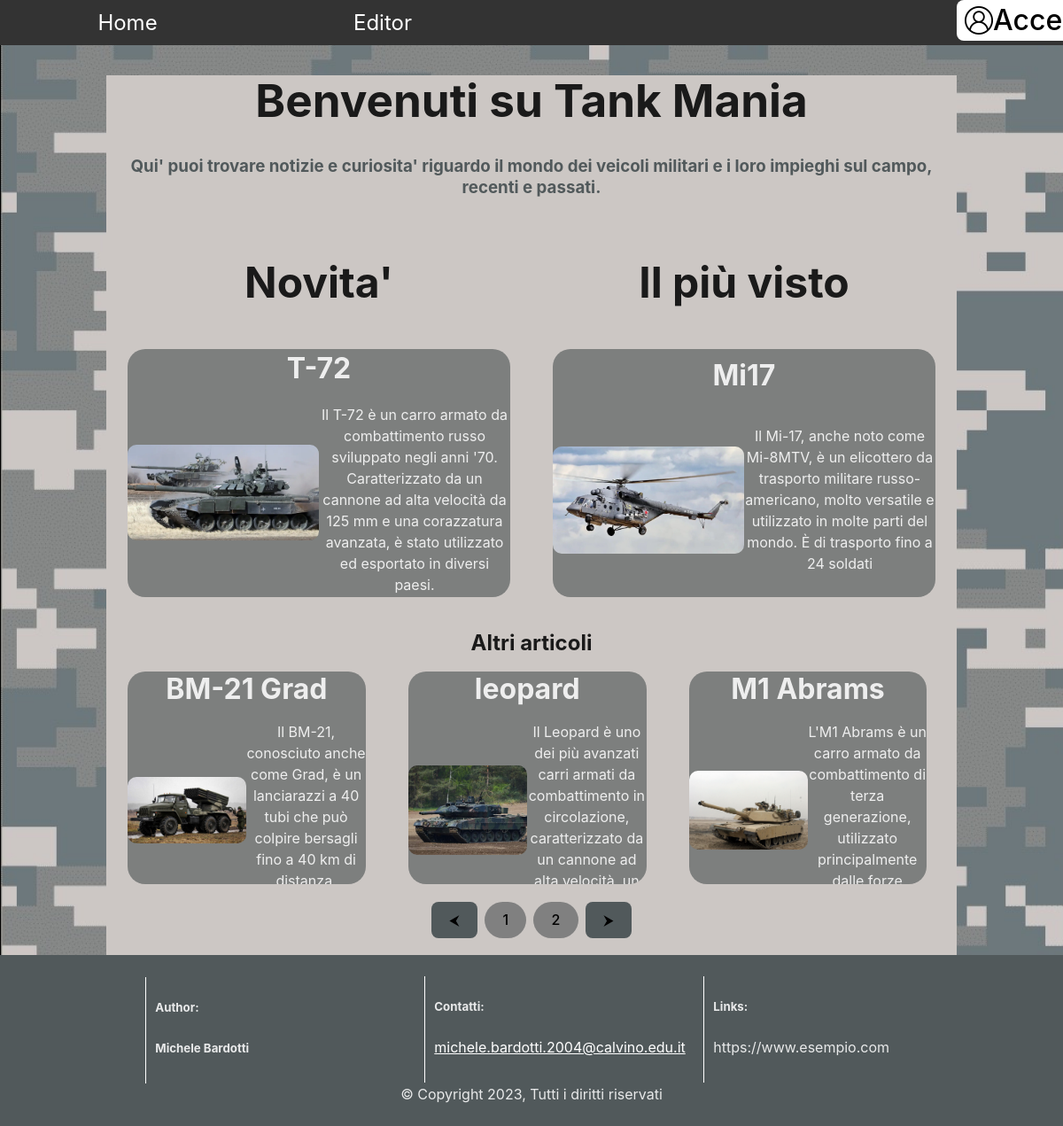
The page / on the database its author committed.
### tables this page shows
CREATE TABLE `articoli` (
  `Id` int(11) NOT NULL,
  `titolo` varchar(255) DEFAULT NULL,
  `descrizione` mediumtext DEFAULT NULL,
  `giorno` datetime DEFAULT NULL,
  `logo` varchar(255) DEFAULT NULL,
  `emailUtente` varchar(50) DEFAULT NULL,
  `visualizzazioni` int(11) DEFAULT NULL
);

### index.php (the view, shortened to what this page needs)
<?php
$pdo = new PDO("mysql:host=localhost; dbname=blog", "root", "");
?>
<!DOCTYPE html>
<html lang="it">
<head>
    <link rel="stylesheet" href="./css/index.css">
</head>
<body>
    <div id="root">
        <div>
            <nav>
            <ul>
                <li><a href="./index.php">Home</a></li>
                <li><a href="./editor.php">Editor</a></li>
                <li id="logli"><div id="loginBtn"
                <?php
                    if(empty($_SESSION['user'])){
                        $t="window.location.replace('./login.php')";
                        echo 'onclick="'.$t.'"';
                    }
                ?>
                ><img src="./img/account.png" alt="">
                <?php
                    if(!empty($_SESSION['user'])){
                        echo '<p>'.$_SESSION["user"]."</p>";
                    }
                    else{
                        echo '<p>Accedi</p>';
                    }
                ?>
                </div>
            </li>
            </ul>
            </nav>
            <div class="App">
                <div id="content">
                    <div id="introduction">
                        <h1>Benvenuti su Tank Mania</h1>
                        <h3>Qui' puoi trovare notizie e curiosita' riguardo il mondo dei veicoli militari e i loro impieghi sul campo, recenti e passati.</h3>
                    </div>
                    <div id="articles">
                        <div id="titoli">
                            <h4>Novita'</h4>
                            <h4>Il più visto</h4>
                        </div>
                        <div id="new">
                                <?php
                                $text = "SELECT * FROM articoli ORDER BY giorno DESC";
                                $query= $pdo->prepare($text);
                                $query->execute();
                                $row = $query->fetch();
                                ?>
                                <h3 id='title'><?php echo $row['titolo']?></h3>
                                <div id="immagine"><img id="imgArt" src="./img/<?php echo $row['logo']?>" alt="leopard"></div>
                                <p class="descArtSec"><?php echo $row['descrizione']?></p>
                        </div>
                        <div id="main">
                                <?php
                                $text = "SELECT * FROM articoli ORDER BY visualizzazioni DESC";
                                $query= $pdo->prepare($text);
                                $query->execute();
                                $row = $query->fetch();
                                ?>
                                <h3 id='title'><?php echo $row['titolo']?></h3>
                                <div id="immagine"><img id="imgArt" src="./img/<?php echo $row['logo']?>" alt="leopard"></div>
                                <p class="descArtSec"><?php echo $row['descrizione']?></p>
                        </div>
                        <div id="otherArticles">
                            <h2>Altri articoli</h2>
                            <?php
                            try{
                                $text = "SELECT * FROM articoli ORDER BY titolo";
                                $query= $pdo->prepare($text);
                                $query->execute();
                                $row = $query->fetchAll();
                            }
                                catch (PDOException $e){
                                echo "Impossibile connettersi al server di database. ".$e;
                                exit();
                            }
                            ?>
                            <div id="container">
                                <?php
                                if ($row != null) {
                                    for($i=0;$i<sizeof($row);$i++){
                                        echo "<div class='top' id='1'><h3 id='title'>".$row[$i]['titolo']."</h3><div id='immagine'><img id='imgArt' src='./img/".$row[$i]['logo']."' alt='immagine'></div><p class='descArtSec'>".$row[$i]['descrizione']."</p></div>";
                                    }
                                }
                                ?>
                            </div>
                        </div>
                        <div id="console"><button class="move" id="prev" onclick="prevArt()">⮜</button>
                        <?php
                            if ($row != null && sizeof($row)>3) {
                                $max=((sizeof($row))+(sizeof($row))%3)/3;
                                for($i=0;$i<$max;$i++){
                                    echo '<button class="round" onclick="goTo('.($i).')">'.($i+1).'</button>';
                                }
                            }
                        ?>
                        <button class="move" id="next" onclick="nextArt()">⮞</button></div>
                    </div>
                </div>
                <footer>
                    <div class="foot" id="crediti">
                        <h5>Author:</h5>
                        <h5>Michele Bardotti</h5>
                    </div>
                    <div class="foot" id="contatti">
                        <h5>Contatti:</h5><a href="mailto:michele.bardotti.2004@calvino.edu.it">michele.bardotti.2004@calvino.edu.it</a>
                    </div>
                    <div class="foot" id="links">
                        <h5>Links:</h5><a>https://www.esempio.com</a>
                    </div>
                    <div>© Copyright 2023, Tutti i diritti riservati</div>
                </footer>
            </div>
        </div>
    </div>
</body>
</html>

### css/index.css (style rules this page uses)
:root { font-family: Inter, Avenir, Helvetica, Arial, sans-serif; font-size: 16px; line-height: 24px; font-weight: 400; color-scheme: light dark; color: rgba(255, 255, 255, 0.87); background-color: #242424; font-synthesis: none; text-rendering: optimizeLegibility; -webkit-font-smoothing: antialiased; -moz-osx-font-smoothing: grayscale; -webkit-text-size-adjust: 100%; }
html { min-height: 100vh; }
body { place-items:initial; min-width: 320px; min-height: 100vh; margin:0; display: flex; flex-direction: column; background-image:url('../img/background.jpg'); background-repeat: no-repeat; background-size: cover; }
h1 { font-size: 3.2em; line-height: 1.1; }
#titoli { width: 100%; display: flex; }
#titoli h4 { font-size: 300%; color:#1a1a1a; width: 50%; }
button { border-radius: 8px; border: 1px solid transparent; padding: 0.6em 1.2em; font-size: 1em; font-weight: 500; font-family: inherit; background-color: #1a1a1a; cursor: pointer; transition: border-color 0.25s; }
#root { position:inherit; width: 100%; text-align: center; }
#introduction { color: rgb(81, 89, 91); }
#introduction h1 { color: #1a1a1a; }
#otherArticles h2 { margin-top: 40px; color: #1a1a1a; }
#content { background-color: rgb(204, 199, 196); margin-right: auto; margin-left: auto; width: 80%; }
#articles { top: 0; background-color: rgb(204, 199, 196); display: flex; flex-wrap: wrap; }
#container { height: 50%; overflow:hidden; white-space: nowrap; }
#otherArticles div p { white-space: normal; }
nav { position: sticky; top:0; }
ul { list-style-type: none; margin: 0; padding: 0; overflow: hidden; background-color: #333; }
li { width: 24%; float: left; }
#logli { width: 10%; float: right; align-items: baseline; }
#loginBtn { background-color: white; width: 100%; color: black; display: inline-flex; align-items: center; border-radius: 8px; border: 1px solid transparent; max-height: 4vh; padding: 0.5vw 1vh; font-size: 1em; font-weight: 500; font-family: inherit; cursor: pointer; transition: border-color 0.25s; }
#loginBtn img { max-height: 4vh; height: auto; }
#loginBtn p { text-align: center; font-size: 200%; margin:0; }
li a { font-size: 3vh; min-height: 3vh; padding: 1.7vh 1vw; display: block; color: white; text-align: center; text-decoration: none; transition: background-color 0.5s, color 0.5s; }
.descArtSec { max-height: 25vh; font-size: 100%; width: 50%; }
#title { font-size: 200%; width: 100%; margin:1vh 0; }
#immagine { width: 50%; height: 10em; justify-content: center; display: flex; align-items: center; }
#imgArt { max-width: 100%; max-height: 100%; border-radius: 10px; }
#main { min-height: 35vh; max-height: 35vh; text-overflow: ellipsis; overflow: hidden; display: inline-flex; align-items: center; flex-wrap: wrap; width: 45%; margin-right: 2.5%; margin-left: 2.5%; background-color: rgb(125,127,126); border-radius: 20px; transition: background-color 0.5s; }
#new { min-height: 35vh; max-height: 35vh; text-overflow: ellipsis; overflow: hidden; display: inline-flex; align-items: center; flex-wrap: wrap; width: 45%; margin-right: 2.5%; margin-left: 2.5%; background-color: rgb(125,127,126); border-radius: 20px; transition: background-color 0.5s; }
.top { min-height: 30vh; max-height: 30vh; text-overflow: ellipsis; overflow: hidden; display:inline-flex; align-items: center; flex-wrap: wrap; width: 28%; margin-right: 2.5%; margin-left: 2.5%; background-color: rgb(125,127,126); border-radius: 20px; transition: background-color 0.5s; }
#otherArticles { width: 100%; height: fit-content; overflow:hidden; }
footer { margin-top: auto; padding: 2%; background-color: rgb(81, 89, 91); }
.foot { height: 15vh; width: 20%; display: inline-block; text-align: left; padding-left: 10px; border-left: 1px white solid; }
#crediti { margin-right: 3%; }
#contatti { margin-right: 3%; margin-left: 3%; }
#links { margin-left: 3%; }
#contatti a { color:white }
#console { margin-left: auto; margin-right: auto; padding: 2%; }
.move { border-radius: 8px; border: 1px solid transparent; padding: 0.6em 1.2em; font-size: 1em; font-weight: 500; font-family: inherit; background-color: rgb(81, 89, 91); cursor: pointer; transition: border-color 0.25s; }
.round { background-color: grey; border-radius: 3vh; margin: 0 0.5vh 0 0.5vh; }

### rows shown on the page
articoli: titolo "T-72", logo (picture), descrizione "Il T-72 è un carro armato da combattimento russo sviluppato negli anni '70. Caratterizzato da un cannone ad alta velocità da 125 mm e una corazzatura avanzata, è stato utilizzato ed esportato in diversi paesi."
articoli: titolo "Mi17", logo (picture), descrizione "Il Mi-17, anche noto come Mi-8MTV, è un elicottero da trasporto militare russo-americano, molto versatile e utilizzato in molte parti del mondo. È di trasporto fino a 24 soldati"
articoli: titolo "BM-21 Grad", logo (picture), descrizione "Il BM-21, conosciuto anche come Grad, è un lanciarazzi a 40 tubi che può colpire bersagli fino a 40 km di…"
articoli: titolo "leopard", logo (picture), descrizione "Il Leopard è uno dei più avanzati carri armati da combattimento in circolazione, caratterizzato da un cannone ad…"
articoli: titolo "M1 Abrams", logo (picture), descrizione "L'M1 Abrams è un carro armato da combattimento di terza generazione, utilizzato principalmente…"
